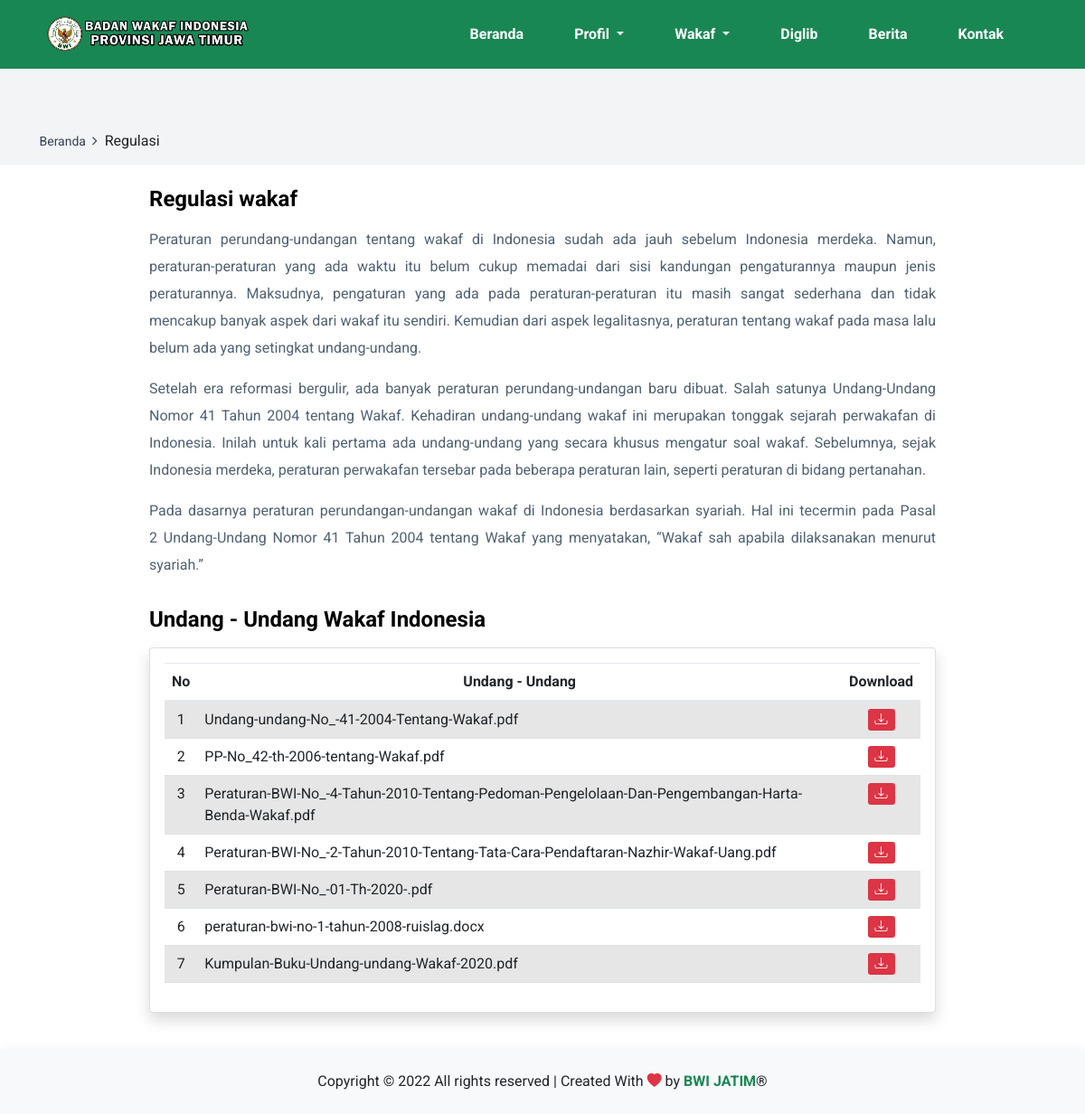
The app's page /index.php/regulation with its own data.
### tables this page shows
CREATE TABLE `regulasi` (
  `id_regulasi` int(11) NOT NULL,
  `isi_regulasi` text NOT NULL
);

CREATE TABLE `uu` (
  `id_uu` int(11) NOT NULL,
  `nama_file` varchar(255) NOT NULL,
  `created` timestamp NOT NULL DEFAULT current_timestamp() ON UPDATE current_timestamp()
);

### application/controllers/Regulation.php (called while the page is built, shortened)
<?php
class Regulation extends CI_Controller {
	public function __construct()
	{
		$this->load->library('form_validation');
		$this->load->model('RegulasiModel');
	}
	public function index()
	{
        $data ['title'] = "Regulasi";
        $data ['row'] = $this->db->get('regulasi')->row();
        $data ['uu'] = $this->db->get('uu')->result();
		$this->load->view('templates/v_header', $data);
		$this->load->view('templates/v_navbar', $data);
		$this->load->view('v_regulasi', $data);
		$this->load->view('templates/v_footer', $data);
	}
}

### index.php (called while the page is built, shortened)
<?php
require_once BASEPATH.'core/CodeIgniter.php';

### application/views/v_regulasi.php (the view)
<div class="super_container">
    <div class="home ms-0">
        <div class="breadcrumbs_container">
            <div class="container">
                <div class="row">
                    <div class="col">
                        <div class="breadcrumbs">
                            <ul>
                                <li><a href="<?= base_url(); ?>" style="text-decoration:none;" class="">Beranda</a></li>
                                <li>Regulasi</li>
                            </ul>
                        </div>
                    </div>
                </div>
            </div>
        </div>
    </div>
    <div class="row justify-content-center ms-1 me-1 mt-2">
        <div class="col-md-9" style="text-align:justify;">
            <h4 class="mt-3 fw-bold">Regulasi wakaf</h4>
            <p class=""> <?= $row->isi_regulasi; ?> </p>
        </div>
    </div>
    <div class="row justify-content-center ms-1 me-1">
        <div class="col-md-9">
            <h4 class="mt-3 fw-bold">Undang - Undang Wakaf Indonesia</h4>
            <div class="card shadow mb-4 mt-3">
                <div class="card-body">
                    <div class="tabel-responsive">
                        <table class="table table-striped table-hover">
                            <thead class="text-center">
                                <tr>
                                    <th scope="col">No</th>
                                    <th scope="col">Undang - Undang</th>
                                    <th scope="col">Download</th>
                                </tr>
                            </thead>
                            <tbody>
                                <?php $no = 1;
                                foreach ($uu as $uuw) : ?>
                                <tr>
                                    <td class="text-center"><?= $no++ ?></td>
                                    <td><?= $uuw->nama_file ?></td>
                                    <td class="text-center">
                                        <a href="<?= base_url('regulation/download/' . $uuw->id_uu); ?>"
                                            class="btn-sm btn-danger"><i class="bi bi-download"></i></a>
                                    </td>
                                </tr>
                                <?php endforeach; ?>
                            </tbody>
                        </table>
                    </div>
                </div>
            </div>
        </div>
    </div>
</div>

### assets/front/styles/courses.css (style rules this page uses)
* { margin: 0; padding: 0; -webkit-font-smoothing: antialiased; -webkit-text-shadow: rgba(0, 0, 0, .01) 0 0 1px; text-shadow: rgba(0, 0, 0, .01) 0 0 1px; }
body { font-family: 'Roboto', sans-serif; font-size: 14px; font-weight: 400; background: #FFFFFF; color: #a5a5a5; }
div { display: block; position: relative; -webkit-box-sizing: border-box; -moz-box-sizing: border-box; box-sizing: border-box; }
ul { list-style: none; margin-bottom: 0px; }
p { font-family: 'Roboto', sans-serif; font-size: 14px; line-height: 1.85; font-weight: 400; color: #76777a; -webkit-font-smoothing: antialiased; -webkit-text-shadow: rgba(0, 0, 0, .01) 0 0 1px; text-shadow: rgba(0, 0, 0, .01) 0 0 1px; }
a, a:hover, a:visited, a:active, a:link { text-decoration: none; -webkit-font-smoothing: antialiased; -webkit-text-shadow: rgba(0, 0, 0, .01) 0 0 1px; text-shadow: rgba(0, 0, 0, .01) 0 0 1px; }
h4 { font-size: 18px; }
h1, h2, h3, h4, h5, h6 { font-family: 'Roboto Slab', serif; font-weight: 700; -webkit-font-smoothing: antialiased; -webkit-text-shadow: rgba(0, 0, 0, .01) 0 0 1px; text-shadow: rgba(0, 0, 0, .01) 0 0 1px; color: #384158; margin-bottom: 0; }
.super_container { width: 100%; overflow: hidden; }
.home { width: 100%; height: 182px; background: #f2f4f5; border-bottom: solid 1px #edeff0; }
.breadcrumbs_container { position: absolute; left: 0; bottom: 0; width: 100%; padding-bottom: 13px; padding-left: 3px; }
.breadcrumbs ul li { display: inline-block; position: relative; }
.breadcrumbs ul li:not(:last-child)::after { display: inline-block; font-family: 'FontAwesome'; content: '\f105'; margin-left: 7px; margin-right: 4px; color: #384158; }
.breadcrumbs ul li a { font-size: 14px; font-weight: 400; color: #384158; -webkit-transition: all 200ms ease; -moz-transition: all 200ms ease; -ms-transition: all 200ms ease; -o-transition: all 200ms ease; transition: all 200ms ease; }

### assets/front/styles/blog_single.css (style rules this page uses)
* { margin: 0; padding: 0; -webkit-font-smoothing: antialiased; -webkit-text-shadow: rgba(0,0,0,.01) 0 0 1px; text-shadow: rgba(0,0,0,.01) 0 0 1px; }
body { font-family: 'Roboto', sans-serif; font-size: 14px; font-weight: 400; background: #FFFFFF; color: #a5a5a5; }
div { display: block; position: relative; -webkit-box-sizing: border-box; -moz-box-sizing: border-box; box-sizing: border-box; }
ul { list-style: none; margin-bottom: 0px; }
p { font-family: 'Roboto', sans-serif; font-size: 14px; line-height: 1.85; font-weight: 400; color: #76777a; -webkit-font-smoothing: antialiased; -webkit-text-shadow: rgba(0,0,0,.01) 0 0 1px; text-shadow: rgba(0,0,0,.01) 0 0 1px; }
a, a:hover, a:visited, a:active, a:link { text-decoration: none; -webkit-font-smoothing: antialiased; -webkit-text-shadow: rgba(0,0,0,.01) 0 0 1px; text-shadow: rgba(0,0,0,.01) 0 0 1px; }
h4 { font-size: 18px; }
h1, h2, h3, h4, h5, h6 { font-family: 'Roboto Slab', serif; font-weight: 700; -webkit-font-smoothing: antialiased; -webkit-text-shadow: rgba(0,0,0,.01) 0 0 1px; text-shadow: rgba(0,0,0,.01) 0 0 1px; color: #384158; margin-bottom: 0; }
.super_container { width: 100%; overflow: hidden; }
.home { width: 100%; height: 182px; background: #f2f4f5; border-bottom: solid 1px #edeff0; }
.breadcrumbs_container { position: absolute; left: 0; bottom: 0; width: 100%; padding-bottom: 13px; padding-left: 3px; }
.breadcrumbs ul li { display: inline-block; position: relative; }
.breadcrumbs ul li:not(:last-child)::after { display: inline-block; font-family: 'FontAwesome'; content: '\f105'; margin-left: 7px; margin-right: 4px; color: #384158; }
.breadcrumbs ul li a { font-size: 14px; font-weight: 400; color: #384158; -webkit-transition: all 200ms ease; -moz-transition: all 200ms ease; -ms-transition: all 200ms ease; -o-transition: all 200ms ease; transition: all 200ms ease; }

### records on screen
regulasi: isi_regulasi "Peraturan perundang-undangan tentang wakaf di Indonesia sudah ada jauh sebelum Indonesia merdeka. Namun, peraturan-peraturan yang ada waktu itu belum cukup memadai dari sisi kandungan pengaturannya maupun jenis peraturannya. Maksudnya, pengaturan yang ada pada peraturan-peraturan itu masih sangat sederhana dan tidak mencakup banyak aspek dari wakaf itu sendiri. Kemudian dari aspek legalitasnya, peraturan tentang wakaf pada masa lalu belum ada yang setingkat undang-undang. Setelah era reformasi bergulir, ada banyak peraturan perundang-undangan baru dibuat. Salah satunya Undang-Undang Nomor 41 Tahun 2004 tentang Wakaf. Kehadiran undang-undang wakaf ini merupakan tonggak sejarah perwakafan di…"
uu: nama_file "Undang-undang-No_-41-2004-Tentang-Wakaf.pdf"
uu: nama_file "PP-No_42-th-2006-tentang-Wakaf.pdf"
uu: nama_file "Peraturan-BWI-No_-4-Tahun-2010-Tentang-Pedoman-Pengelolaan-Dan-Pengembangan-Harta-Benda-Wakaf.pdf"
uu: nama_file "Peraturan-BWI-No_-2-Tahun-2010-Tentang-Tata-Cara-Pendaftaran-Nazhir-Wakaf-Uang.pdf"
uu: nama_file "Peraturan-BWI-No_-01-Th-2020-.pdf"
uu: nama_file "peraturan-bwi-no-1-tahun-2008-ruislag.docx"
uu: nama_file "Kumpulan-Buku-Undang-undang-Wakaf-2020.pdf"
